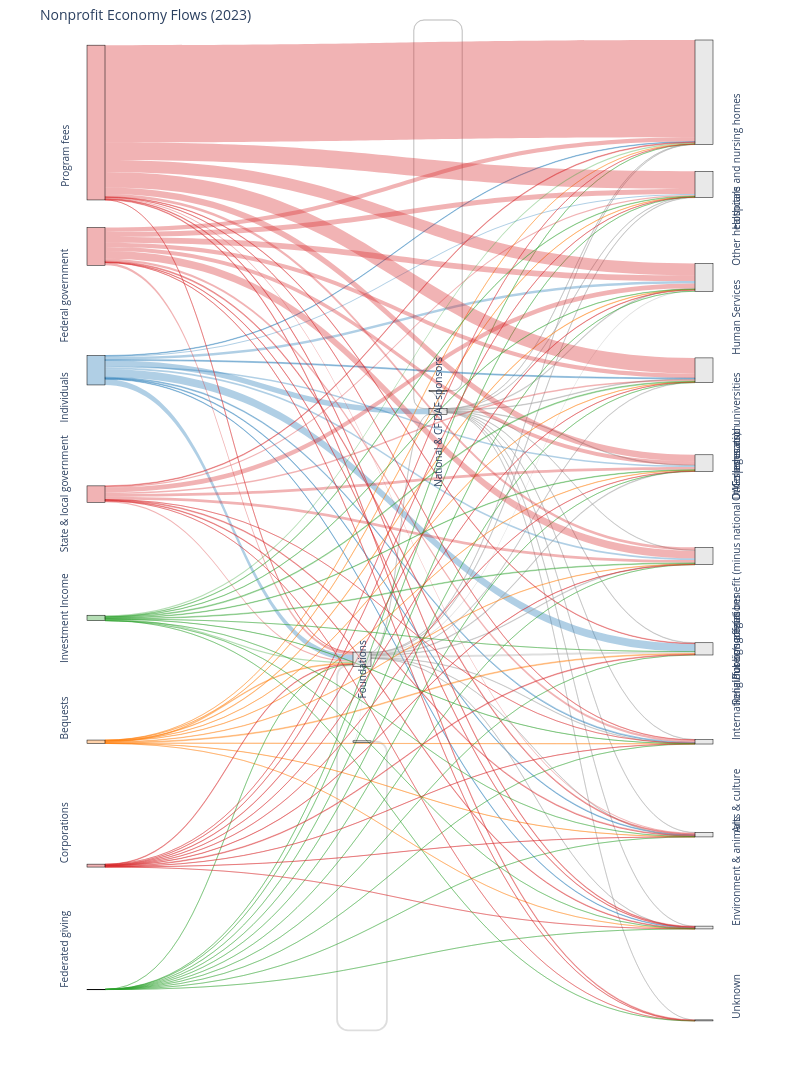

Notebook code cell kept with this figure:
### Markdown cell above
Using Plotly Sankey because it includes the best compromises for:
- weighted edges
- self-loops (still poor)
- curved edges
- label control (still poor)
- heirarchy levels
- interactivity
- quality
- merging flows

### Code cell
# Plot the diagram
fig = go.Figure(go.Sankey(
    arrangement="snap",
    
    node=dict(
        # label=node_format_df["Node"],
        label=[""] * len(node_format_df), # remove default labels
        x=node_format_df["X"],
        y=node_format_df["Y"],
        pad=15,
        thickness=18,
        line=dict(color="black", width=0.5),
        color=node_colors
    ),
    
    link=dict(
        # arrowlen=10,
        source=sources,
        target=targets,
        value=values,
        # color="rgba(160,160,160,0.35)"
        color=edge_colors
    )
))

# Define annotations for labels
annotations = []

source_offsets = {
    "Individuals": {"dx": 0, "dy": 0.07},   # move up
    "Bequests": {"dx": 0, "dy": -0.02}      # move down
}

for _, row in node_format_df[node_format_df["Node Type"] == "Source"].iterrows():
    node_name = row[node_id_field]
    dx = source_offsets.get(node_name, {}).get("dx", 0)
    dy = source_offsets.get(node_name, {}).get("dy", 0)
    annotations.append(dict(
        x=row["X"] - 0.03,
        y=1 - row["Y"],   # Plotly annotations invert y
        text=row[node_display_field],
        showarrow=False,
        xanchor="right",
        align="right",
        textangle=-90
    ))
for _, row in node_format_df[node_format_df["Node Type"] == "Recipient"].iterrows():
    annotations.append(dict(
        x=row["X"] + 0.03,
        y=1 - row["Y"],
        text=row[node_display_field],
        showarrow=False,
        xanchor="left",
        align="left",
        textangle=-90
    ))
for _, row in node_format_df[node_format_df["Node Type"] == "Intermediary"].iterrows():
    annotations.append(dict(
        x=row["X"],
        y=1 - row["Y"] - 0.01,
        text=row[node_display_field],
        showarrow=False,
        xanchor="center",
        align="center",
        textangle=-90
    ))

# Format
fig.update_layout(
    title_text="Nonprofit Economy Flows (2023)",
    font_size=10,
    width=800,
    height=1100,
    margin=dict(l=20, r=20, t=40, b=20),
    annotations=annotations
)

fig.show()

### Figure 1 — Plotly figure (JSON) as saved in the notebook; plotly's stock layout.template omitted (floating-point values rounded to 4 significant figures; data arrays with more than 128 entries replaced by an {"elided": "..."} marker saying what was removed)
{"data": [{"arrangement": "snap", "link": {"color": {"elided": "132 str values"}, "source": {"elided": "132 int values"}, "target": {"elided": "132 int values"}, "value": {"elided": "132 float values"}}, "node": {"color": ["rgba(200,200,200,0.4)", "rgba(200,200,200,0.4)", "rgba(200,200,200,0.4)", "rgba(200,200,200,0.4)", "rgba(214,39,40,0.35)", "rgba(214,39,40,0.35)", "rgba(31,119,180,0.35)", "rgba(214,39,40,0.35)", "rgba(44,160,44,0.35)", "rgba(255,127,14,0.35)", "rgba(214,39,40,0.35)", "rgba(44,160,44,0.35)", "rgba(200,200,200,0.4)", "rgba(200,200,200,0.4)", "rgba(200,200,200,0.4)", "rgba(200,200,200,0.4)", "rgba(200,200,200,0.4)", "rgba(200,200,200,0.4)", "rgba(200,200,200,0.4)", "rgba(200,200,200,0.4)", "rgba(200,200,200,0.4)", "rgba(200,200,200,0.4)", "rgba(200,200,200,0.4)"], "label": ["", "", "", "", "", "", "", "", "", "", "", "", "", "", "", "", "", "", "", "", "", "", ""], "line": {"color": "black", "width": 0.5}, "pad": 15, "thickness": 18, "x": [0.55, 0.57, 0.45, 0.47, 0.1, 0.1, 0.1, 0.1, 0.1, 0.1, 0.1, 0.1, 0.9, 0.9, 0.9, 0.9, 0.9, 0.9, 0.9, 0.9, 0.9, 0.9, 0.9], "y": [0.36, 0.34, 0.6, 0.68, 0.08, 0.2, 0.32, 0.44, 0.56, 0.68, 0.8, 0.92, 0.05, 0.14, 0.23, 0.32, 0.41, 0.5, 0.59, 0.68, 0.77, 0.86, 0.95]}, "type": "sankey"}], "layout": {"annotations": [{"align": "right", "showarrow": false, "text": "Program fees", "textangle": -90, "x": 0.07, "xanchor": "right", "y": 0.92}, {"align": "right", "showarrow": false, "text": "Federal government", "textangle": -90, "x": 0.07, "xanchor": "right", "y": 0.8}, {"align": "right", "showarrow": false, "text": "Individuals", "textangle": -90, "x": 0.07, "xanchor": "right", "y": 0.68}, {"align": "right", "showarrow": false, "text": "State & local government", "textangle": -90, "x": 0.07, "xanchor": "right", "y": 0.56}, {"align": "right", "showarrow": false, "text": "Investment Income", "textangle": -90, "x": 0.07, "xanchor": "right", "y": 0.44}, {"align": "right", "showarrow": false, "text": "Bequests", "textangle": -90, "x": 0.07, "xanchor": "right", "y": 0.32}, {"align": "right", "showarrow": false, "text": "Corporations", "textangle": -90, "x": 0.07, "xanchor": "right", "y": 0.2}, {"align": "right", "showarrow": false, "text": "Federated giving", "textangle": -90, "x": 0.07, "xanchor": "right", "y": 0.08}, {"align": "left", "showarrow": false, "text": "Hospitals and nursing homes", "textangle": -90, "x": 0.93, "xanchor": "left", "y": 0.95}, {"align": "left", "showarrow": false, "text": "Other healthcare", "textangle": -90, "x": 0.93, "xanchor": "left", "y": 0.86}, {"align": "left", "showarrow": false, "text": "Human Services", "textangle": -90, "x": 0.93, "xanchor": "left", "y": 0.77}, {"align": "left", "showarrow": false, "text": "Colleges and universities", "textangle": -90, "x": 0.93, "xanchor": "left", "y": 0.68}, {"align": "left", "showarrow": false, "text": "Other education", "textangle": -90, "x": 0.93, "xanchor": "left", "y": 0.59}, {"align": "left", "showarrow": false, "text": "Public/societal benefit (minus national DAF sponsors)", "textangle": -90, "x": 0.93, "xanchor": "left", "y": 0.5}, {"align": "left", "showarrow": false, "text": "Religious congregations", "textangle": -90, "x": 0.93, "xanchor": "left", "y": 0.41}, {"align": "left", "showarrow": false, "text": "International/foreign affairs", "textangle": -90, "x": 0.93, "xanchor": "left", "y": 0.32}, {"align": "left", "showarrow": false, "text": "Arts & culture", "textangle": -90, "x": 0.93, "xanchor": "left", "y": 0.23}, {"align": "left", "showarrow": false, "text": "Environment & animals", "textangle": -90, "x": 0.93, "xanchor": "left", "y": 0.14}, {"align": "left", "showarrow": false, "text": "Unknown", "textangle": -90, "x": 0.93, "xanchor": "left", "y": 0.05}, {"align": "center", "showarrow": false, "text": "National & CF DAF sponsors", "textangle": -90, "x": 0.55, "xanchor": "center", "y": 0.63}, {"align": "center", "showarrow": false, "text": "Foundations", "textangle": -90, "x": 0.45, "xanchor": "center", "y": 0.39}], "font": {"size": 10}, "height": 1100, "margin": {"b": 20, "l": 20, "r": 20, "t": 40}, "title": {"text": "Nonprofit Economy Flows (2023)"}, "width": 800}}
